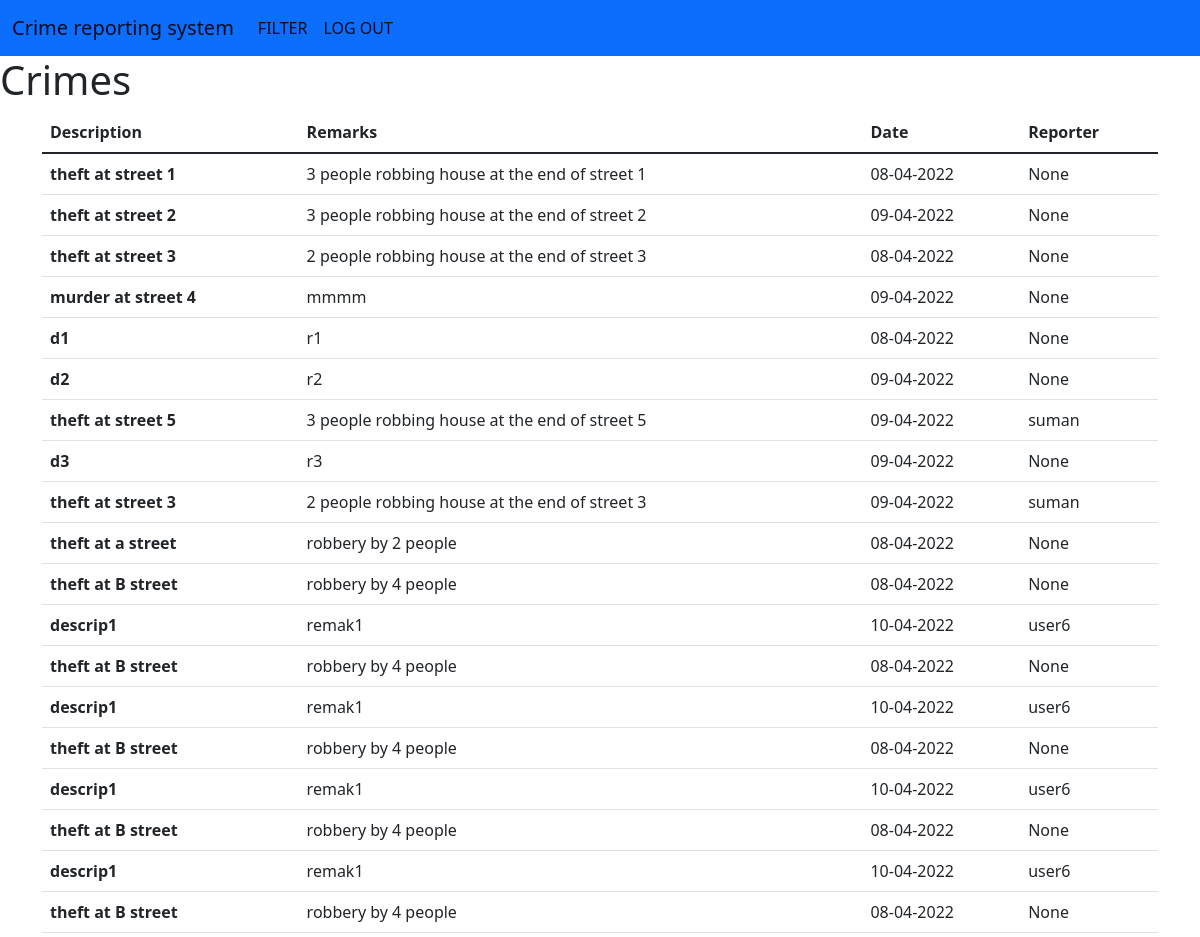
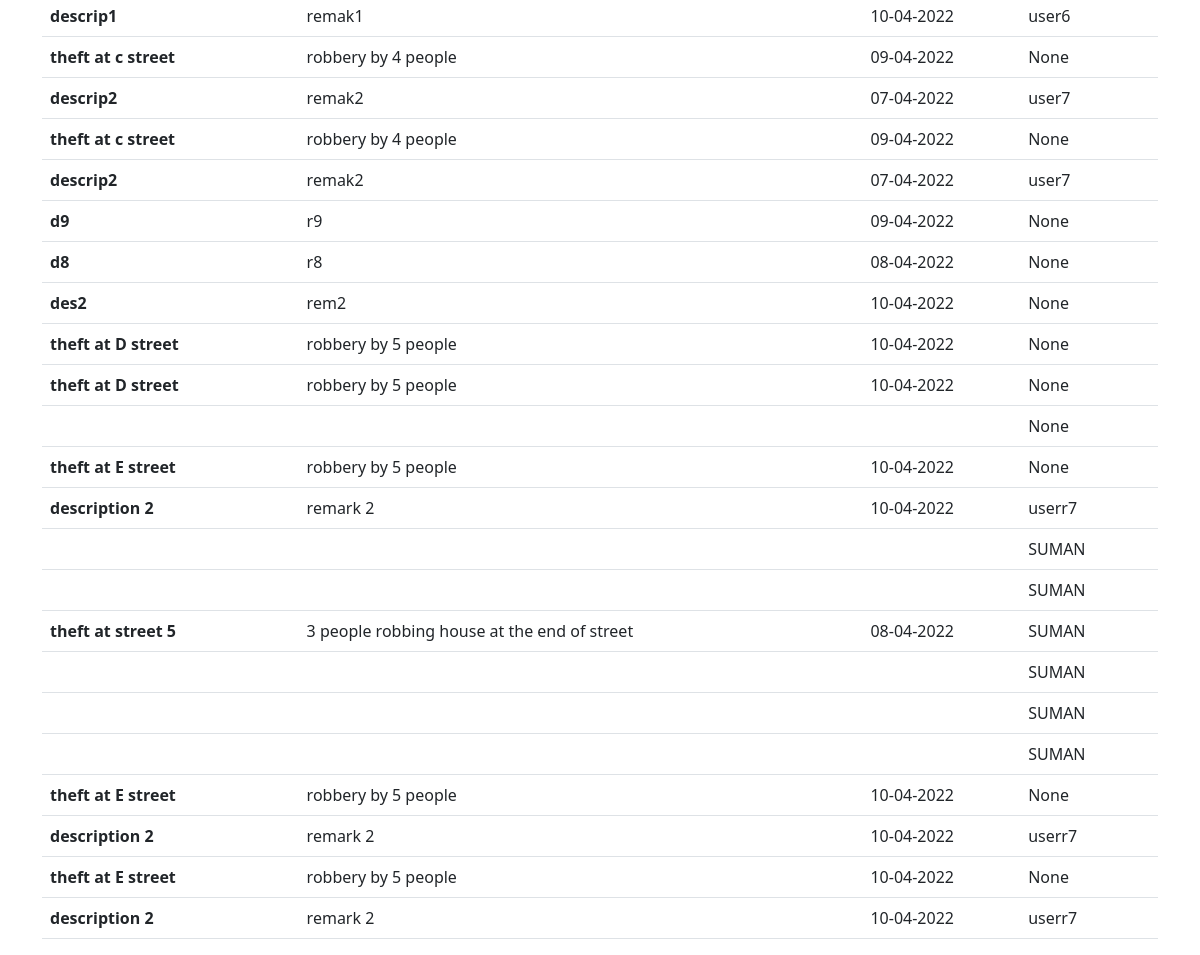
Screenshot of /viewall with the database file from the repository (2 pictures, top to bottom).
### tables this page shows
CREATE TABLE CRIMES(
    ID INTEGER PRIMARY KEY AUTOINCREMENT,
    DESCRIPTION TEXT,
    REMARKS TEXT,
    DATE_OF_CRIME TEXT,
    REPORTER TEXT);

### main.py (the view)
@app1.route("/viewall")
def view_all():
    cur = con.cursor()
    cur.execute("SELECT * FROM CRIMES")
    res = cur.fetchall()
    return render_template("viewall.html", crimes2=res)

### templates/viewall.html (shortened to what this page needs)
<!DOCTYPE html>
<html lang="en">
<head>
    <link href="https://cdn.jsdelivr.net/npm/bootstrap@5.1.3/dist/css/bootstrap.min.css" rel="stylesheet">
</head>
<body>
    <nav class="navbar navbar-expand-lg navbar-light bg-primary">
        <div class="container-fluid">
          <a class="navbar-brand" href="#">Crime reporting system</a>
          <div class="collapse navbar-collapse" id="navbarNav">
            <ul class="navbar-nav">
              <li class="nav-item">
                <a class="nav-link active" href="/filter">FILTER</a>
              </li>
              <li class="nav-item">
                <a class="nav-link active" href="/">LOG OUT</a>
              </li>
            </ul>
          </div>
        </div>
      </nav>
<h1> Crimes </h1>
<div class="container">
    <div class="row">
        <div class="col col-sm-12 col-md-12 col-lg-12 col-xl-12 col-xxl-12">
            <table class="table">
                <thead>
                    <tr>
                        <th scope="col">Description</th>
                        <th scope="col">Remarks</th>
                        <th scope="col">Date</th>
                        <th scope="col">Reporter</th>
                    </tr>
                </thead>
                <tbody>
                    {% for i in crimes2 %}
                    <tr>
                        <th scope="row">{{i[1]}}</th>
                            <td>{{i[2]}}</td>
                            <td>{{i[3]}}</td>
                            <td>{{i[4]}}</td>
                    </tr>
                    {% endfor %}
                </tbody>
            </table>
        </div>
    </div>
</div>
</body>
</html>

### rows the page displays
CRIMES: DESCRIPTION "theft at street 1", REMARKS "3 people robbing house at the end of street 1", DATE_OF_CRIME "08-04-2022", i "None"
CRIMES: DESCRIPTION "theft at street 2", REMARKS "3 people robbing house at the end of street 2", DATE_OF_CRIME "09-04-2022", i "None"
CRIMES: DESCRIPTION "theft at street 3", REMARKS "2 people robbing house at the end of street 3", DATE_OF_CRIME "08-04-2022", i "None"
CRIMES: DESCRIPTION "murder at street 4", REMARKS "mmmm", DATE_OF_CRIME "09-04-2022", i "None"
CRIMES: DESCRIPTION "d1", REMARKS "r1", DATE_OF_CRIME "08-04-2022", i "None"
CRIMES: DESCRIPTION "d2", REMARKS "r2", DATE_OF_CRIME "09-04-2022", i "None"
CRIMES: DESCRIPTION "theft at street 5", REMARKS "3 people robbing house at the end of street 5", DATE_OF_CRIME "09-04-2022", REPORTER "suman"
CRIMES: DESCRIPTION "d3", REMARKS "r3", DATE_OF_CRIME "09-04-2022", i "None"
CRIMES: DESCRIPTION "theft at street 3", REMARKS "2 people robbing house at the end of street 3", DATE_OF_CRIME "09-04-2022", REPORTER "suman"
CRIMES: DESCRIPTION "theft at a street", REMARKS "robbery by 2 people", DATE_OF_CRIME "08-04-2022", i "None"
CRIMES: DESCRIPTION "theft at B street", REMARKS "robbery by 4 people", DATE_OF_CRIME "08-04-2022", i "None"
CRIMES: DESCRIPTION "descrip1", REMARKS "remak1", DATE_OF_CRIME "10-04-2022", REPORTER "user6"
CRIMES: DESCRIPTION "theft at B street", REMARKS "robbery by 4 people", DATE_OF_CRIME "08-04-2022", i "None"
CRIMES: DESCRIPTION "descrip1", REMARKS "remak1", DATE_OF_CRIME "10-04-2022", REPORTER "user6"
CRIMES: DESCRIPTION "theft at B street", REMARKS "robbery by 4 people", DATE_OF_CRIME "08-04-2022", i "None"
CRIMES: DESCRIPTION "descrip1", REMARKS "remak1", DATE_OF_CRIME "10-04-2022", REPORTER "user6"
CRIMES: DESCRIPTION "theft at B street", REMARKS "robbery by 4 people", DATE_OF_CRIME "08-04-2022", i "None"
CRIMES: DESCRIPTION "descrip1", REMARKS "remak1", DATE_OF_CRIME "10-04-2022", REPORTER "user6"
CRIMES: DESCRIPTION "theft at B street", REMARKS "robbery by 4 people", DATE_OF_CRIME "08-04-2022", i "None"
CRIMES: DESCRIPTION "descrip1", REMARKS "remak1", DATE_OF_CRIME "10-04-2022", REPORTER "user6"
CRIMES: DESCRIPTION "theft at c street", REMARKS "robbery by 4 people", DATE_OF_CRIME "09-04-2022", i "None"
CRIMES: DESCRIPTION "descrip2", REMARKS "remak2", DATE_OF_CRIME "07-04-2022", REPORTER "user7"
CRIMES: DESCRIPTION "theft at c street", REMARKS "robbery by 4 people", DATE_OF_CRIME "09-04-2022", i "None"
CRIMES: DESCRIPTION "descrip2", REMARKS "remak2", DATE_OF_CRIME "07-04-2022", REPORTER "user7"
CRIMES: DESCRIPTION "d9", REMARKS "r9", DATE_OF_CRIME "09-04-2022", i "None"
CRIMES: DESCRIPTION "d8", REMARKS "r8", DATE_OF_CRIME "08-04-2022", i "None"
CRIMES: DESCRIPTION "des2", REMARKS "rem2", DATE_OF_CRIME "10-04-2022", i "None"
CRIMES: DESCRIPTION "theft at D street", REMARKS "robbery by 5 people", DATE_OF_CRIME "10-04-2022", i "None"
CRIMES: DESCRIPTION "theft at D street", REMARKS "robbery by 5 people", DATE_OF_CRIME "10-04-2022", i "None"
CRIMES: i "None"
CRIMES: DESCRIPTION "theft at E street", REMARKS "robbery by 5 people", DATE_OF_CRIME "10-04-2022", i "None"
CRIMES: DESCRIPTION "description 2", REMARKS "remark 2", DATE_OF_CRIME "10-04-2022", REPORTER "userr7"
CRIMES: REPORTER "SUMAN"
CRIMES: REPORTER "SUMAN"
CRIMES: DESCRIPTION "theft at street 5", REMARKS "3 people robbing house at the end of street", DATE_OF_CRIME "08-04-2022", REPORTER "SUMAN"
CRIMES: REPORTER "SUMAN"
CRIMES: REPORTER "SUMAN"
CRIMES: REPORTER "SUMAN"
CRIMES: DESCRIPTION "theft at E street", REMARKS "robbery by 5 people", DATE_OF_CRIME "10-04-2022", i "None"
CRIMES: DESCRIPTION "description 2", REMARKS "remark 2", DATE_OF_CRIME "10-04-2022", REPORTER "userr7"
CRIMES: DESCRIPTION "theft at E street", REMARKS "robbery by 5 people", DATE_OF_CRIME "10-04-2022", i "None"
CRIMES: DESCRIPTION "description 2", REMARKS "remark 2", DATE_OF_CRIME "10-04-2022", REPORTER "userr7"
